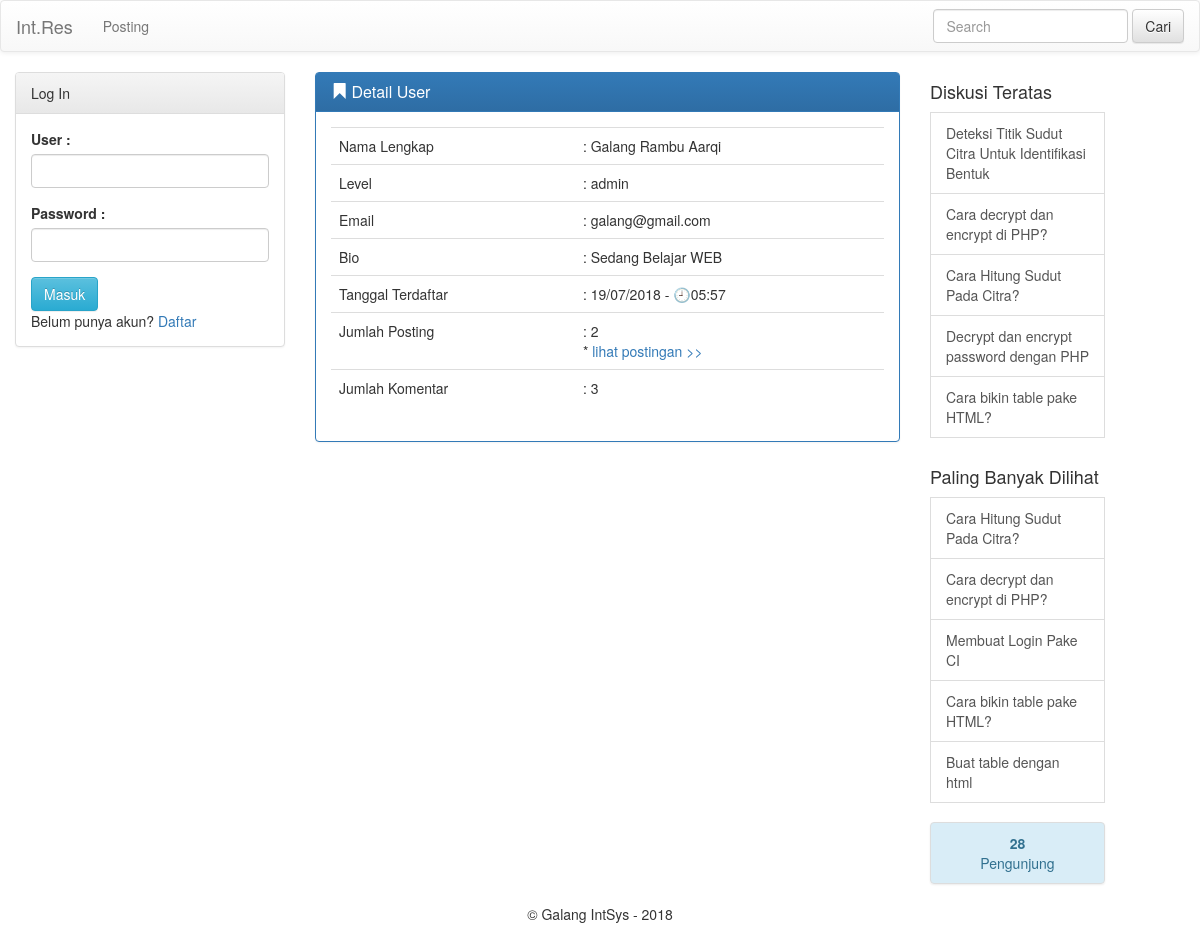
The page /home/detailuser/galang on the database its author committed.
### tables this page shows
CREATE TABLE `user` (
  `id_user` int(10) NOT NULL,
  `usn` varchar(15) NOT NULL,
  `pass` text NOT NULL,
  `nama` varchar(30) NOT NULL,
  `email` varchar(20) NOT NULL,
  `bio` text NOT NULL,
  `level` enum('admin','user') NOT NULL,
  `tgl_terdaftar` datetime NOT NULL,
  `logged_in` enum('TRUE','FALSE') NOT NULL,
  `t_login` datetime NOT NULL,
  `t_logout` datetime NOT NULL
);

CREATE TABLE `konten` (
  `idkonten` int(100) NOT NULL,
  `judul` varchar(100) NOT NULL,
  `tipe` varchar(20) NOT NULL,
  `deskripsi` text NOT NULL,
  `tag` text NOT NULL,
  `pembuat` varchar(30) NOT NULL,
  `post` enum('Y','N') NOT NULL,
  `tgl_dibuat` datetime NOT NULL,
  `vote` int(100) DEFAULT '0',
  `pengunjung` int(11) NOT NULL,
  `jml_komentar` int(10) NOT NULL
);

### application/controllers/Home.php (called while the page is built, shortened)
<?php
class Home extends CI_Controller
{
	public function __construct()
	{
		$this->load->model('admin_model');
	}
	public function load_view_home($view,$data = "")
    {
	    $this->load->view('client/header');
	    if($this->session->userdata('logged_in') == TRUE){
	    $usn=$this->session->userdata('usn');
    	$datausn['user'] = $this->admin_model->getuserid($usn);
		if(strcmp($this->session->userdata('lvl'), "admin")==0){
			$this->load->view('admin/sidebar',$datausn);
		}
		$this->load->view('client/sidebarkiriloggedin',$datausn);
		}else{
        $this->load->view('client/sidebarkiri',$data);
        }
        $this->load->view('client/signup',$data);
    	$this->load->view($view,$data);
    }
	public function detailuser($usn)
	{
		$data['konten'] = $this->admin_model->get_kontenhome();
		$data['komentar'] = $this->admin_model->get_komentar();
		$data['detailuser'] = $this->admin_model->getuserid($usn);
		$data['kontendisc'] = $this->admin_model->get_kontendisc();
   		$data['diskusiteratas'] = $this->admin_model->get_diskusiteratas();
		$this->load_view_home('client/userdetail',$data);
		$this->load->view('client/sidebarkanan',$data);
		$this->load->view('client/footer',$data);
	}
}
?>

### index.php (called while the page is built, shortened)
<?php
require_once BASEPATH.'core/CodeIgniter.php';

### application/models/Admin_model.php (called while the page is built, shortened)
<?php
class Admin_model extends CI_Model
{
	public function get_kontenhome()
	{
		$this->db->order_by("tgl_dibuat", "desc");
		$query = $this->db->get('konten');
		return $query->result();
	}
	public function get_kontendisc()
	{
		$this->db->order_by("pengunjung", "desc");
		$this->db->limit(5);
		$query = $this->db->get('konten');
		return $query->result();
	}
	public function getuserid($username)
	{
		$this->db->where('usn', $username);
		$query = $this->db->get('user');
		return $query->row();
	}
	public function get_komentar(){
		$this->db->order_by("id_komentar", "desc");
		$query = $this->db->get('komentar');
		return $query->result();
	}
	public function get_diskusiteratas(){
		$this->db->order_by("jml_komentar", "desc");
			$this->db->limit(5);
		$query = $this->db->get('konten');
		return $query->result();
	}
}
?>

### application/views/client/sidebarkanan.php (the view, shortened to what this page needs)
  <div class="col-sm-2">
       <h4>Diskusi Teratas</h4>
           <?php
           foreach($diskusiteratas as $dt){
           ?>
          <a href="<?php echo base_url().'home/detailkonten/'.$dt->idkonten;?>" class="list-group-item"><?php echo $dt->judul ?></a>
          <?php
           }
           ?>
        <br><h4>Paling Banyak Dilihat</h4>
        <?php
        foreach($kontendisc as $db):?>
        <a href="<?php echo base_url().'home/detailkonten/'.$db->idkonten;?>" class="list-group-item"><?php echo $db->judul ?></a>
        <?php
        endforeach;
        ?></td>
     <BR>
     <?php
     $jml_pengunjung=0;
     foreach ($konten as $ktn) {
       $jml_pengunjung=$ktn->pengunjung+$jml_pengunjung;
     }
     ?>
     <ul class="list-group">
  <li class="list-group-item list-group-item-info"><?php echo "<center><B>".$jml_pengunjung."</b><br>Pengunjung</center>";?></li>
  </ul>
    </div>
</div>

### application/views/client/userdetail.php
<div class="row">
  <div class="col-sm-6">
  	  <div class="panel panel-primary">
	<div class="panel-heading">
    <h3 class="panel-title">
    <span class="glyphicon glyphicon-bookmark"></span> Detail User</h3>
	</div>
	<div class="panel-body">
  <table class="table">
  <?php
    $from_time = strtotime("$detailuser->tgl_terdaftar");
    $countp=0;
    $countk=0;
  ?>
  <tr><td>Nama Lengkap</td><td><?php echo ": ".ucfirst($detailuser->nama);?></td></tr>
  <tr><td>Level</td><td><?php echo ": ".$detailuser->level;?></td></tr>
  <tr><td>Email</td><td><?php echo ": ".$detailuser->email;?></td></tr>
  <tr><td>Bio</td><td><?php echo ": ".$detailuser->bio;?></td></tr>
  <tr><td>Tanggal Terdaftar</td><td><?php echo ": ".date("d/m/Y",$from_time)." - &#128344;".date("H:i",$from_time);?></td></tr>
  <tr><td>Jumlah Posting</td><td><?php
  foreach ($konten as $ktn) {
    if(strcmp($ktn->pembuat, $detailuser->usn)==0){
      $countp=$countp+1;
    }
  }
     echo ": ".$countp;?>
    <br>* <a href="<?php echo base_url().'home/searchuserpost/'."$detailuser->usn" ?>">lihat postingan >></a>
  </td></tr>
  <tr><td>Jumlah Komentar</td>
    <?php
     foreach ($komentar as $kmn) {
      if(strcmp(ucfirst($detailuser->usn), ucfirst($kmn->nama))==0){
      $countk=$countk+1;
      }
    }?>
    <td><?php echo ": ".$countk; ?> </td></tr>
	</table>
  </div>
</div>
  </div>

### rows shown on the page
user: nama "Galang Rambu Aarqi", level "admin", email "galang@gmail.com", bio "Sedang Belajar WEB", tgl_terdaftar "19/07/2018", tgl_terdaftar "05:57"
konten: judul "Deteksi Titik Sudut Citra Untuk Identifikasi Bentuk"
konten: judul "Cara decrypt dan encrypt di PHP?"
konten: judul "Cara Hitung Sudut Pada Citra?"
konten: judul "Decrypt dan encrypt password dengan PHP"
konten: judul "Cara bikin table pake HTML?"
konten: judul "Membuat Login Pake CI"
konten: judul "Buat table dengan html"

### other values the page prints
$countp "2"
$countk "3"
$jml_pengunjung "28"
